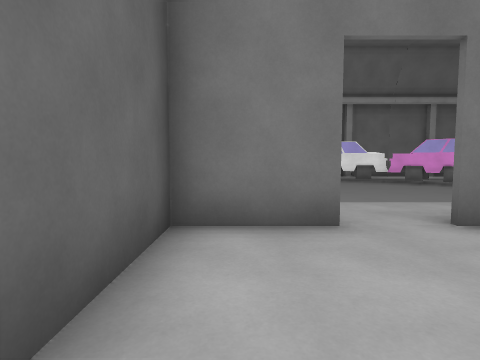
View 1 (above)

23 first-person views from a walk through a Godot game level. The camera is 1.3 m above the floor, tilts 4° down and sees 80° across. The floor is counted in squares, 1.8 m on a side. Each view is taken from the middle of a square. On the plan, view 1 faces up. The plan holds only what a view shows up to about 10 squares ahead; the rest is blank. The place goes on beyond the plan. Surface patterns are stand-ins for the level's own textures.

View 2
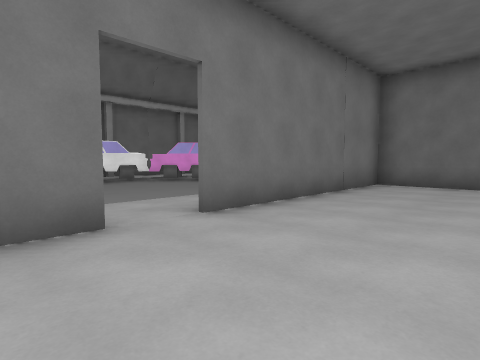

View 3
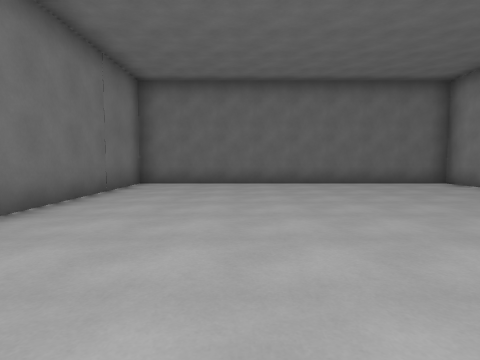

View 4
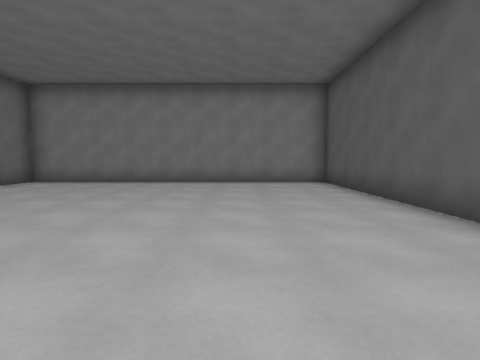

View 5
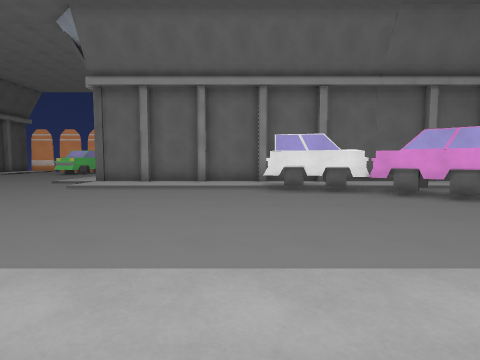

View 6
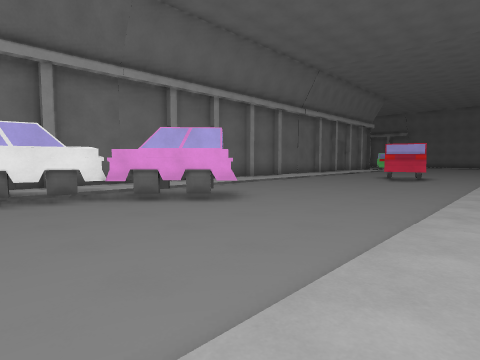

View 7
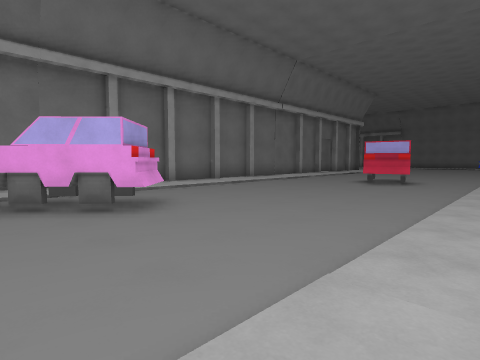

View 8
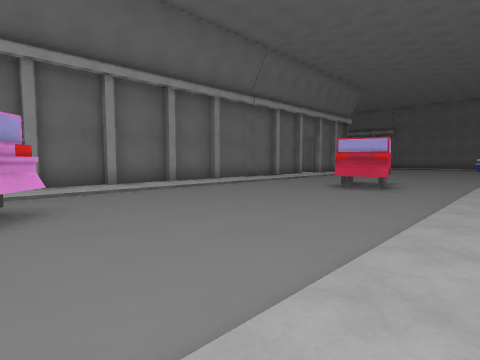

View 9
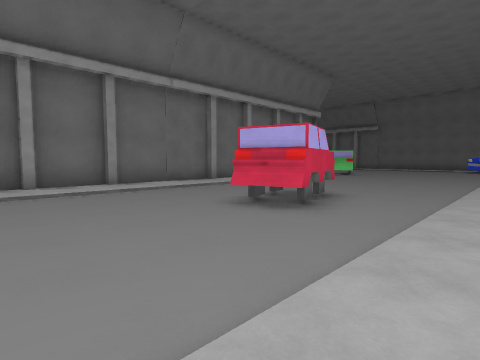

View 10
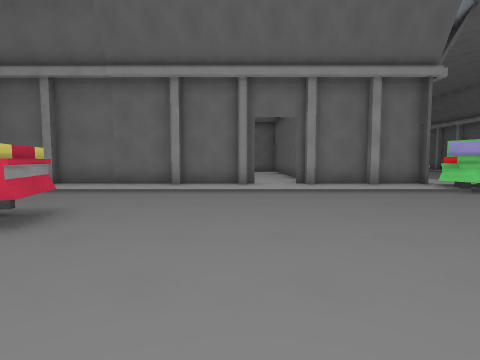

View 11
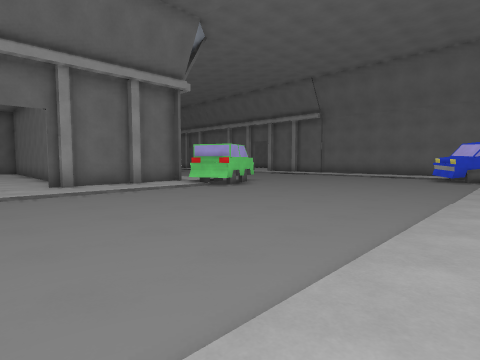

View 12
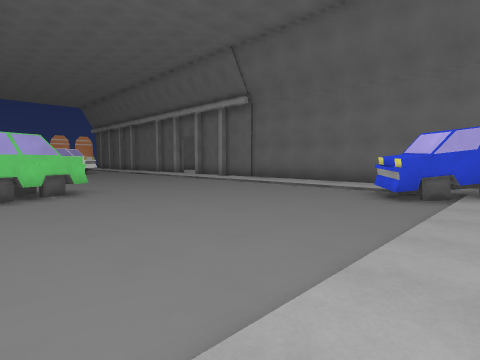

View 13
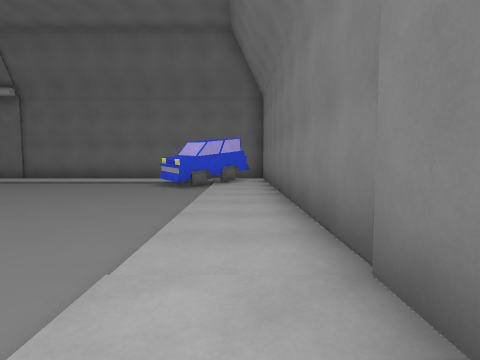

View 14
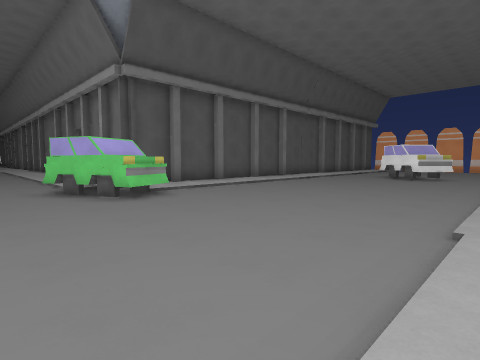

View 15
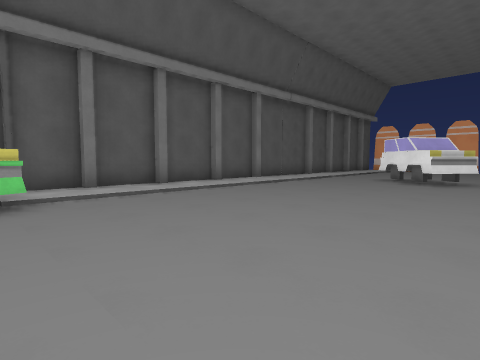

View 16
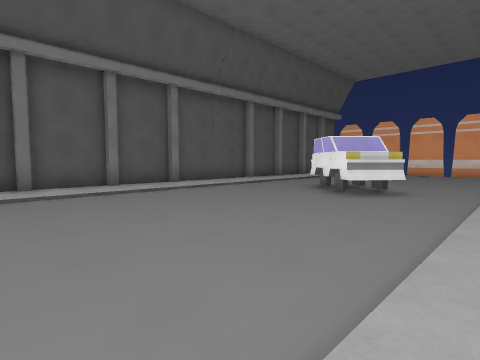

View 17
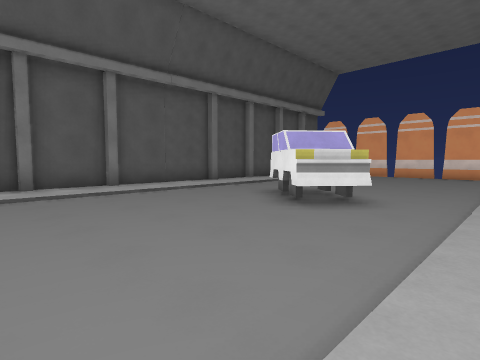

View 18
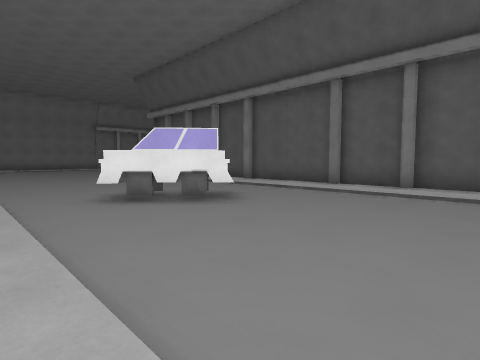

View 19
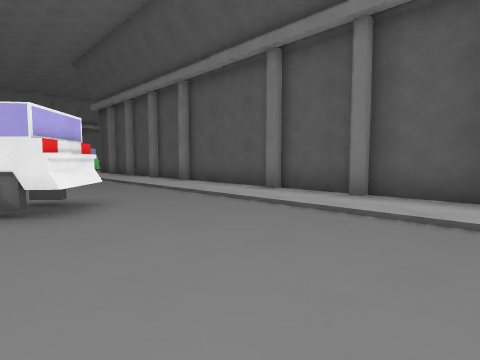

View 20
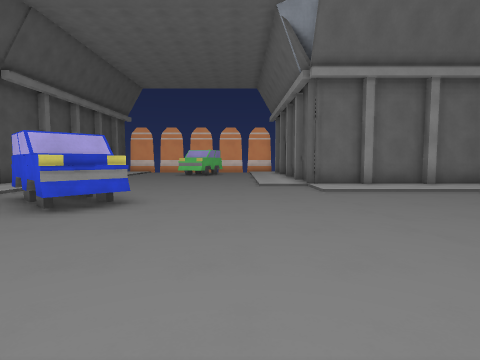

View 21
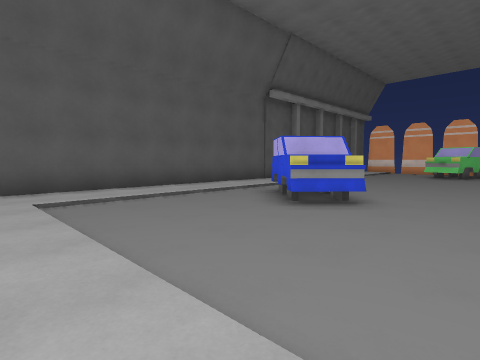

View 22
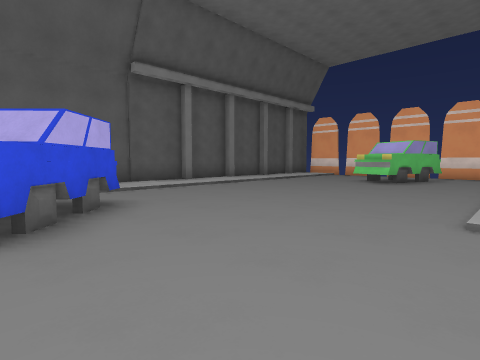

View 23
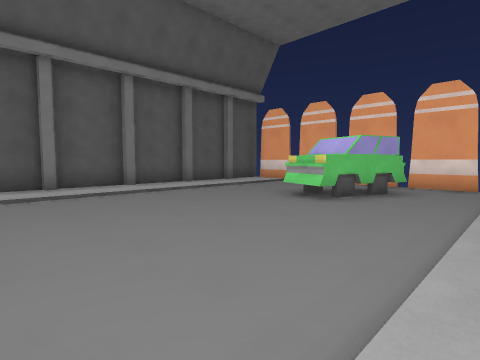

### Floor plan
Key: @ floor where view 1 was taken; # wall or solid block; . main floor; : floor 0.25 m higher than the main floor; / step, stairs or slope; C car.
Columns run from 13 left of view 1 to 34 right of it. Each row starts with its distance up from view 1.
 28                                       #::......:
 27                                       #::......:
 26                                       #::......:
 25                                       #::......:
 24                                       #::..C...:
 23        #                              #::..CC..:
 22      ....                             #::...CC.:
 21    ... ..                             #::......:
 20   :...CC.                             #::......:
 19 ##:..CC..                             #::......:
 18 #::......:                            #::......:
 17 #::......:                            #::......:
 16 #::......:                        ::# #::......:
 15 #::......:                        ::  #::......:
 14 #::......::#                      ::  #::......:
 13 #::......::#######################:#####:......:
 12 #::......./::::::::::::::::::::/:/:/:::CCC.....:
 11 #::.C.....//////CCC ///////////////////CC......:
 10 #::.CC............CCC..........................:
  9 #::..CC............CCC.........................:
  8 #::.........................CCC................:
  7 #::.........................CCC................:
  6 #::........ .................................CC
  5 #::///////   /////////////////////////////////CC
  4    ::::::     ::::::::::::::::   ::::::::::::::C
  3             ###:#######               ##########
  2             #:::::::::#
  1             #:::::::::#
  0             #@::::::::#
 -1             #:::::::::#
 -2             #:::::::::#
 -3             #:::::::::#
 -4             #:::::::::#
 -5             #:::::::::#
 -6             #:::::::::#
 -7             ###########

Where each view was taken, in squares from view 1:
view 1: 0 up, 0 right, facing up
view 2: 0 up, 0 right, facing up-right
view 3: 0 up, 0 right, facing right
view 4: 3 up, 2 right, facing down
view 5: 3 up, 2 right, facing up
view 6: 4 up, 3 right, facing up-right
view 7: 4 up, 5 right, facing up-right
view 8: 4 up, 7 right, facing up-right
view 9: 4 up, 11 right, facing up-right
view 10: 4 up, 20 right, facing up
view 11: 4 up, 20 right, facing up-right
view 12: 4 up, 26 right, facing up-right
view 13: 4 up, 24 right, facing right
view 14: 9 up, 34 right, facing up-left
view 15: 12 up, 33 right, facing up-left
view 16: 15 up, 34 right, facing up-left
view 17: 17 up, 34 right, facing up-left
view 18: 28 up, 34 right, facing down-left
view 19: 28 up, 31 right, facing down-left
view 20: 4 up, 5 left, facing up
view 21: 4 up, 5 left, facing up-left
view 22: 9 up, 4 left, facing up-left
view 23: 13 up, 4 left, facing up-left
